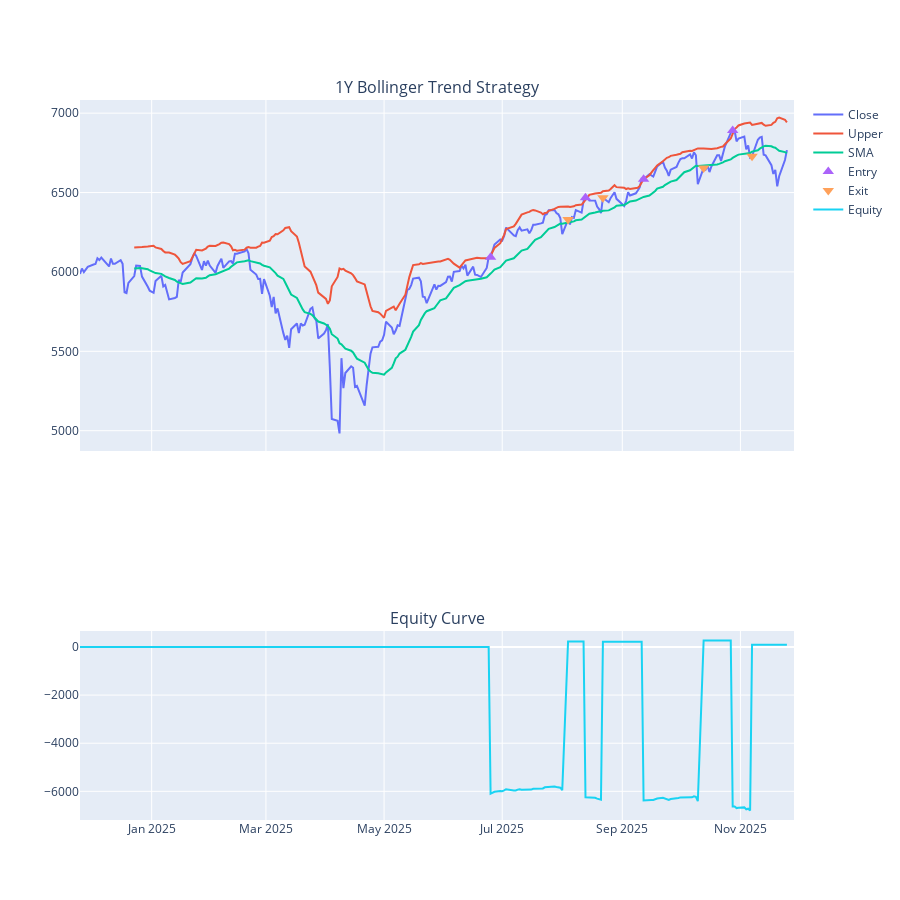
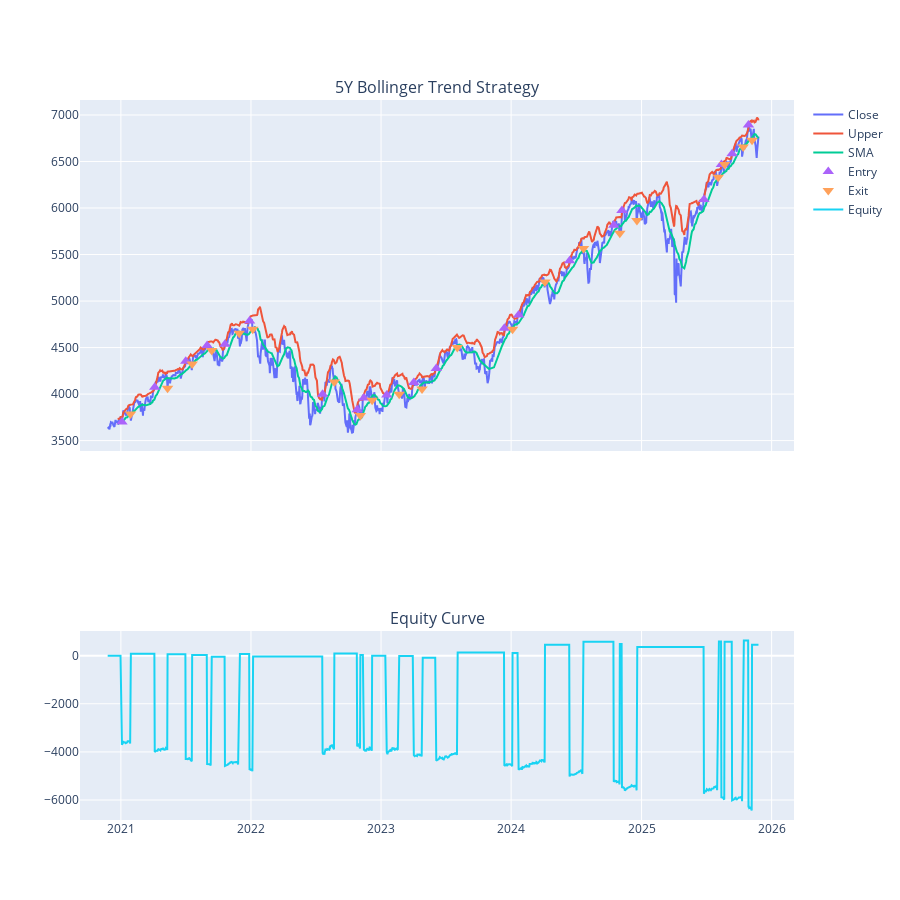
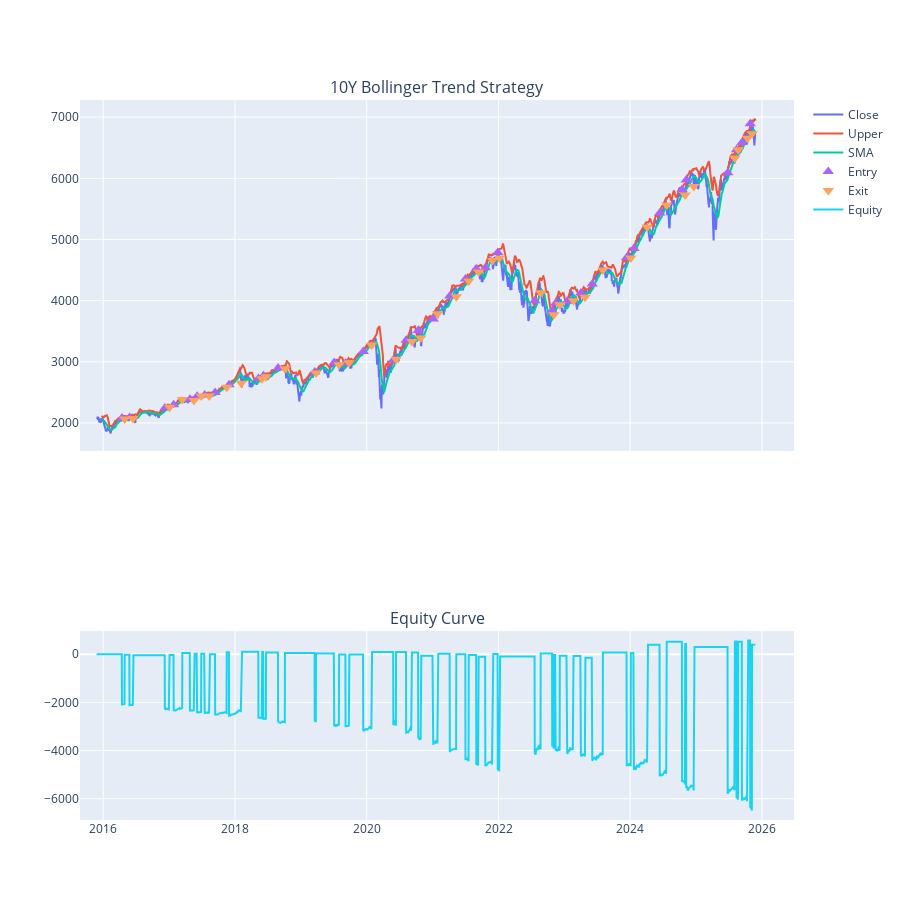

Notebook source saved alongside these figures, in order:
### Code cell
import pandas as pd
import numpy as np
import plotly.graph_objects as go
from plotly.subplots import make_subplots
import math

# ---------- PARAMETERS ----------
BB_WINDOW = 20
BB_STD_MULT = 2.0
position_size = 1
commission_pct = 0.001          # 0.1% per trade
risk_free_rate = 0.0
trading_days_per_year = 252

# ---------- UTILITIES ----------
def compute_bollinger(df, window=20, std_mult=2.0):
    df = df.copy()
    df['sma'] = df['close_price'].rolling(window).mean()
    df['std'] = df['close_price'].rolling(window).std()
    df['upper'] = df['sma'] + std_mult * df['std']
    df['lower'] = df['sma'] - std_mult * df['std']
    return df

def get_execution_price(df, idx):
    if 'open' in df.columns and not pd.isna(df.loc[idx, 'open']):
        return df.loc[idx, 'open']
    else:
        return df.loc[idx, 'close_price']

# ---------- STRATEGY C SIGNALS ----------
def generate_signals_trend(df):
    df = df.copy().reset_index(drop=True)
    
    # Trend breakout: price > upper band
    df['breakout'] = df['close_price'] > df['upper']
    
    # Trend weakening: price < SMA
    df['exit_cond'] = df['close_price'] < df['sma']
    
    df['signal'] = 0
    df.loc[df['breakout'], 'signal'] = 1    # entry
    df.loc[df['exit_cond'], 'signal'] = -1  # exit
    
    # shift so signals execute next bar
    df['exec_signal'] = df['signal'].shift(1).fillna(0).astype(int)
    return df

# ---------- BACKTEST ENGINE ----------
def backtest_trend(df):
    df = df.copy().reset_index(drop=True)
    df = compute_bollinger(df)
    df = generate_signals_trend(df)

    position = 0
    entry_price = np.nan
    cash = 0.0
    equity = []
    trades = []
    
    df['trade_price'] = np.nan
    df['trade_type'] = None
    df['position'] = 0
    df['equity'] = 0.0
    df['cash'] = 0.0
    df['pnl'] = 0.0

    for i in range(len(df)):
        sig = int(df.loc[i, 'exec_signal'])

        # ENTRY
        if sig == 1 and position == 0:
            price = get_execution_price(df, i)
            comm = commission_pct * price * position_size
            cash -= price * position_size + comm
            entry_price = price
            position = 1
            
            df.loc[i, 'trade_type'] = 'entry'
            df.loc[i, 'trade_price'] = price

            trades.append({
                'type': 'entry',
                'index': i,
                'date': df.loc[i, 'date'],
                'price': price,
                'commission': comm
            })

        # EXIT
        elif sig == -1 and position == 1:
            price = get_execution_price(df, i)
            comm = commission_pct * price * position_size
            
            gross_pnl = (price - entry_price) * position_size
            realized = gross_pnl - comm
            
            cash += price * position_size - comm
            position = 0
            
            df.loc[i, 'trade_type'] = 'exit'
            df.loc[i, 'trade_price'] = price
            df.loc[i, 'pnl'] = realized

            trades.append({
                'type': 'exit',
                'index': i,
                'date': df.loc[i, 'date'],
                'price': price,
                'commission': comm,
                'realized_pnl': realized,
                'entry_price': entry_price
            })
            entry_price = np.nan

        # Position tracking
        df.loc[i, 'position'] = position
        if position == 1:
            current_price = df.loc[i, 'close_price']
            unrealized = (current_price - entry_price) * position_size
        else:
            unrealized = 0

        equity_val = cash + unrealized
        df.loc[i, 'equity'] = equity_val
        df.loc[i, 'cash'] = cash
        equity.append(equity_val)

    # --------------------------
    # Aggregate trades into pairs
    paired = []
    entry = None
    for t in trades:
        if t['type'] == 'entry':
            entry = t
        elif t['type'] == 'exit' and entry is not None:
            paired.append({
                'entry_date': entry['date'],
                'entry_price': entry['price'],
                'exit_date': t['date'],
                'exit_price': t['price'],
                'pnl': t['realized_pnl']
            })
            entry = None

    trades_df = pd.DataFrame(paired)

    # --------------------------
    # Performance metrics
    pv = df['equity'].copy()
    if pv.iloc[0] <= 0:
        pv += abs(pv.iloc[0]) + 1
    daily = pv.pct_change().fillna(0)

    total_return = pv.iloc[-1] / pv.iloc[0] - 1
    years = (df['date'].iloc[-1] - df['date'].iloc[0]).days / 365.25
    CAGR = (pv.iloc[-1] / pv.iloc[0]) ** (1 / years) - 1 if years > 0 else np.nan
    ann_vol = daily.std() * np.sqrt(trading_days_per_year)
    sharpe = (daily.mean() * trading_days_per_year) / ann_vol if ann_vol > 0 else np.nan
    max_dd = (pv - pv.cummax()) / pv.cummax()
    max_dd = max_dd.min()

    win_rate = (trades_df['pnl'] > 0).mean() if len(trades_df) else np.nan
    profit_factor = (
        trades_df[trades_df['pnl'] > 0]['pnl'].sum() /
        abs(trades_df[trades_df['pnl'] <= 0]['pnl'].sum())
        if np.any(trades_df['pnl'] <= 0) else np.nan
    )

    metrics = {
        'total_return': total_return,
        'CAGR': CAGR,
        'sharpe': sharpe,
        'max_drawdown': max_dd,
        'num_trades': len(trades_df),
        'win_rate': win_rate,
        'profit_factor': profit_factor,
    }

    return {'df': df, 'trades': trades_df, 'metrics': metrics}

# ---------- PLOTTING ----------
def plot_backtest_trend(result, title="Trend BB Backtest"):
    df = result['df']
    trades = result['trades']

    fig = make_subplots(rows=2, cols=1, shared_xaxes=True,
                        row_heights=[0.65, 0.35],
                        subplot_titles=(title, "Equity Curve"))

    fig.add_trace(go.Scatter(x=df['date'], y=df['close_price'], name="Close", mode='lines'), row=1, col=1)
    fig.add_trace(go.Scatter(x=df['date'], y=df['upper'], name="Upper", mode='lines'), row=1, col=1)
    fig.add_trace(go.Scatter(x=df['date'], y=df['sma'], name="SMA", mode='lines'), row=1, col=1)

    # markers
    fig.add_trace(go.Scatter(
        x=trades['entry_date'], y=trades['entry_price'],
        mode='markers', marker=dict(symbol='triangle-up', size=10),
        name="Entry"
    ), row=1, col=1)

    fig.add_trace(go.Scatter(
        x=trades['exit_date'], y=trades['exit_price'],
        mode='markers', marker=dict(symbol='triangle-down', size=10),
        name="Exit"
    ), row=1, col=1)

    fig.add_trace(go.Scatter(x=df['date'], y=df['equity'], name="Equity", mode='lines'), row=2, col=1)

    fig.update_layout(height=900)
    fig.show()

    print("\n=== PERFORMANCE METRICS ===")
    for k, v in result['metrics'].items():
        print(f"{k}: {v:.6f}" if isinstance(v, float) else f"{k}: {v}")

    print("\n=== TRADES ===")
    display(trades)

# ---------- RUN ON YOUR 1Y / 5Y / 10Y DATA ----------
def run_trend_backtests(df_sp500):
    end = df_sp500['date'].max()
    one_year = df_sp500[df_sp500['date'] >= end - pd.DateOffset(years=1)].copy().reset_index(drop=True)
    five_year = df_sp500[df_sp500['date'] >= end - pd.DateOffset(years=5)].copy().reset_index(drop=True)
    ten_year = df_sp500.copy().reset_index(drop=True)

    results = {}
    for label, df in [('1Y', one_year), ('5Y', five_year), ('10Y', ten_year)]:
        print(f"\n\n--- Running Trend Breakout Backtest: {label} ---")
        result = backtest_trend(df)
        plot_backtest_trend(result, title=f"{label} Bollinger Trend Strategy")
        results[label] = result

    return results

# RUN:
results_trend = run_trend_backtests(df_sp500)

### Figure 1 — Plotly figure (JSON) as saved in the notebook; plotly's stock layout.template omitted (floating-point values rounded to 4 significant figures; data arrays with more than 128 entries replaced by an {"elided": "..."} marker saying what was removed)
{"data": [{"mode": "lines", "name": "Close", "type": "scatter", "x": {"elided": "251 str values"}, "xaxis": "x", "y": {"elided": "251 float values"}, "yaxis": "y"}, {"mode": "lines", "name": "Upper", "type": "scatter", "x": {"elided": "251 str values"}, "xaxis": "x", "y": {"elided": "251 float values"}, "yaxis": "y"}, {"mode": "lines", "name": "SMA", "type": "scatter", "x": {"elided": "251 str values"}, "xaxis": "x", "y": {"elided": "251 float values"}, "yaxis": "y"}, {"marker": {"size": 10, "symbol": "triangle-up"}, "mode": "markers", "name": "Entry", "type": "scatter", "x": ["2025-06-25T00:00:00.000000000", "2025-08-13T00:00:00.000000000", "2025-09-12T00:00:00.000000000", "2025-10-28T00:00:00.000000000"], "xaxis": "x", "y": [6092.0, 6467.0, 6584.0, 6891.0], "yaxis": "y"}, {"marker": {"size": 10, "symbol": "triangle-down"}, "mode": "markers", "name": "Exit", "type": "scatter", "x": ["2025-08-04T00:00:00.000000000", "2025-08-22T00:00:00.000000000", "2025-10-13T00:00:00.000000000", "2025-11-07T00:00:00.000000000"], "xaxis": "x", "y": [6330.0, 6467.0, 6655.0, 6729.0], "yaxis": "y"}, {"mode": "lines", "name": "Equity", "type": "scatter", "x": {"elided": "251 str values"}, "xaxis": "x2", "y": {"elided": "251 float values"}, "yaxis": "y2"}], "layout": {"annotations": [{"font": {"size": 16}, "showarrow": false, "text": "1Y Bollinger Trend Strategy", "x": 0.5, "xanchor": "center", "xref": "paper", "y": 1, "yanchor": "bottom", "yref": "paper"}, {"font": {"size": 16}, "showarrow": false, "text": "Equity Curve", "x": 0.5, "xanchor": "center", "xref": "paper", "y": 0.2625, "yanchor": "bottom", "yref": "paper"}], "height": 900, "xaxis": {"anchor": "y", "domain": [0, 1], "matches": "x2", "showticklabels": false}, "xaxis2": {"anchor": "y2", "domain": [0, 1]}, "yaxis": {"anchor": "x", "domain": [0.5125, 1]}, "yaxis2": {"anchor": "x2", "domain": [0, 0.2625]}}}

### Figure 2 — Plotly figure (JSON) as saved in the notebook; plotly's stock layout.template omitted (floating-point values rounded to 4 significant figures; data arrays with more than 128 entries replaced by an {"elided": "..."} marker saying what was removed)
{"data": [{"mode": "lines", "name": "Close", "type": "scatter", "x": {"elided": "1256 str values"}, "xaxis": "x", "y": {"elided": "1256 float values"}, "yaxis": "y"}, {"mode": "lines", "name": "Upper", "type": "scatter", "x": {"elided": "1256 str values"}, "xaxis": "x", "y": {"elided": "1256 float values"}, "yaxis": "y"}, {"mode": "lines", "name": "SMA", "type": "scatter", "x": {"elided": "1256 str values"}, "xaxis": "x", "y": {"elided": "1256 float values"}, "yaxis": "y"}, {"marker": {"size": 10, "symbol": "triangle-up"}, "mode": "markers", "name": "Entry", "type": "scatter", "x": ["2021-01-04T00:00:00.000000000", "2021-04-06T00:00:00.000000000", "2021-07-02T00:00:00.000000000", "2021-08-31T00:00:00.000000000", "2021-10-20T00:00:00.000000000", "2021-12-28T00:00:00.000000000", "2022-07-21T00:00:00.000000000", "2022-10-26T00:00:00.000000000", "2022-11-14T00:00:00.000000000", "2023-01-17T00:00:00.000000000", "2023-04-03T00:00:00.000000000", "2023-06-05T00:00:00.000000000", "2023-12-13T00:00:00.000000000", "2024-01-22T00:00:00.000000000", "2024-06-13T00:00:00.000000000", "2024-10-15T00:00:00.000000000", "2024-11-07T00:00:00.000000000", "2025-06-25T00:00:00.000000000", "2025-08-13T00:00:00.000000000", "2025-09-12T00:00:00.000000000", "2025-10-28T00:00:00.000000000"], "xaxis": "x", "y": [3701.0, 4074.0, 4352.0, 4523.0, 4536.0, 4786.0, 3999.0, 3831.0, 3957.0, 3991.0, 4125.0, 4274.0, 4707.0, 4850.0, 5434.0, 5815.0, 5973.0, 6092.0, 6467.0, 6584.0, 6891.0], "yaxis": "y"}, {"marker": {"size": 10, "symbol": "triangle-down"}, "mode": "markers", "name": "Exit", "type": "scatter", "x": ["2021-01-28T00:00:00.000000000", "2021-05-12T00:00:00.000000000", "2021-07-20T00:00:00.000000000", "2021-09-13T00:00:00.000000000", "2021-11-29T00:00:00.000000000", "2022-01-06T00:00:00.000000000", "2022-08-23T00:00:00.000000000", "2022-11-04T00:00:00.000000000", "2022-12-07T00:00:00.000000000", "2023-02-21T00:00:00.000000000", "2023-04-26T00:00:00.000000000", "2023-08-03T00:00:00.000000000", "2024-01-05T00:00:00.000000000", "2024-04-05T00:00:00.000000000", "2024-07-22T00:00:00.000000000", "2024-11-01T00:00:00.000000000", "2024-12-19T00:00:00.000000000", "2025-08-04T00:00:00.000000000", "2025-08-22T00:00:00.000000000", "2025-10-13T00:00:00.000000000", "2025-11-07T00:00:00.000000000"], "xaxis": "x", "y": [3787.0, 4063.0, 4323.0, 4469.0, 4655.0, 4696.0, 4129.0, 3771.0, 3934.0, 3997.0, 4056.0, 4502.0, 4697.0, 5204.0, 5564.0, 5729.0, 5867.0, 6330.0, 6467.0, 6655.0, 6729.0], "yaxis": "y"}, {"mode": "lines", "name": "Equity", "type": "scatter", "x": {"elided": "1256 str values"}, "xaxis": "x2", "y": {"elided": "1256 float values"}, "yaxis": "y2"}], "layout": {"annotations": [{"font": {"size": 16}, "showarrow": false, "text": "5Y Bollinger Trend Strategy", "x": 0.5, "xanchor": "center", "xref": "paper", "y": 1, "yanchor": "bottom", "yref": "paper"}, {"font": {"size": 16}, "showarrow": false, "text": "Equity Curve", "x": 0.5, "xanchor": "center", "xref": "paper", "y": 0.2625, "yanchor": "bottom", "yref": "paper"}], "height": 900, "xaxis": {"anchor": "y", "domain": [0, 1], "matches": "x2", "showticklabels": false}, "xaxis2": {"anchor": "y2", "domain": [0, 1]}, "yaxis": {"anchor": "x", "domain": [0.5125, 1]}, "yaxis2": {"anchor": "x2", "domain": [0, 0.2625]}}}

### Figure 3 — Plotly figure (JSON) as saved in the notebook; plotly's stock layout.template omitted (floating-point values rounded to 4 significant figures; data arrays with more than 128 entries replaced by an {"elided": "..."} marker saying what was removed)
{"data": [{"mode": "lines", "name": "Close", "type": "scatter", "x": {"elided": "2515 str values"}, "xaxis": "x", "y": {"elided": "2515 float values"}, "yaxis": "y"}, {"mode": "lines", "name": "Upper", "type": "scatter", "x": {"elided": "2515 str values"}, "xaxis": "x", "y": {"elided": "2515 float values"}, "yaxis": "y"}, {"mode": "lines", "name": "SMA", "type": "scatter", "x": {"elided": "2515 str values"}, "xaxis": "x", "y": {"elided": "2515 float values"}, "yaxis": "y"}, {"marker": {"size": 10, "symbol": "triangle-up"}, "mode": "markers", "name": "Entry", "type": "scatter", "x": ["2016-04-14T00:00:00.000000000", "2016-05-26T00:00:00.000000000", "2016-12-08T00:00:00.000000000", "2017-01-26T00:00:00.000000000", "2017-04-26T00:00:00.000000000", "2017-06-05T00:00:00.000000000", "2017-07-17T00:00:00.000000000", "2017-09-13T00:00:00.000000000", "2017-11-29T00:00:00.000000000", "2018-05-11T00:00:00.000000000", "2018-06-07T00:00:00.000000000", "2018-08-28T00:00:00.000000000", "2019-03-19T00:00:00.000000000", "2019-07-05T00:00:00.000000000", "2019-09-06T00:00:00.000000000", "2019-12-13T00:00:00.000000000", "2020-05-28T00:00:00.000000000", "2020-08-07T00:00:00.000000000", "2020-10-13T00:00:00.000000000", "2021-01-04T00:00:00.000000000", "2021-04-06T00:00:00.000000000", "2021-07-02T00:00:00.000000000", "2021-08-31T00:00:00.000000000", "2021-10-20T00:00:00.000000000", "2021-12-28T00:00:00.000000000", "2022-07-21T00:00:00.000000000", "2022-10-26T00:00:00.000000000", "2022-11-14T00:00:00.000000000", "2023-01-17T00:00:00.000000000", "2023-04-03T00:00:00.000000000", "2023-06-05T00:00:00.000000000", "2023-12-13T00:00:00.000000000", "2024-01-22T00:00:00.000000000", "2024-06-13T00:00:00.000000000", "2024-10-15T00:00:00.000000000", "2024-11-07T00:00:00.000000000", "2025-06-25T00:00:00.000000000", "2025-08-13T00:00:00.000000000", "2025-09-12T00:00:00.000000000", "2025-10-28T00:00:00.000000000"], "xaxis": "x", "y": [2083.0, 2090.0, 2246.0, 2297.0, 2387.0, 2436.0, 2459.0, 2498.0, 2626.0, 2728.0, 2770.0, 2898.0, 2833.0, 2990.0, 2979.0, 3169.0, 3030.0, 3351.0, 3512.0, 3701.0, 4074.0, 4352.0, 4523.0, 4536.0, 4786.0, 3999.0, 3831.0, 3957.0, 3991.0, 4125.0, 4274.0, 4707.0, 4850.0, 5434.0, 5815.0, 5973.0, 6092.0, 6467.0, 6584.0, 6891.0], "yaxis": "y"}, {"marker": {"size": 10, "symbol": "triangle-down"}, "mode": "markers", "name": "Exit", "type": "scatter", "x": ["2016-04-29T00:00:00.000000000", "2016-06-14T00:00:00.000000000", "2017-01-03T00:00:00.000000000", "2017-03-15T00:00:00.000000000", "2017-05-18T00:00:00.000000000", "2017-06-28T00:00:00.000000000", "2017-08-11T00:00:00.000000000", "2017-11-16T00:00:00.000000000", "2018-02-05T00:00:00.000000000", "2018-05-30T00:00:00.000000000", "2018-06-22T00:00:00.000000000", "2018-10-05T00:00:00.000000000", "2019-03-26T00:00:00.000000000", "2019-08-01T00:00:00.000000000", "2019-09-25T00:00:00.000000000", "2020-01-28T00:00:00.000000000", "2020-06-12T00:00:00.000000000", "2020-09-08T00:00:00.000000000", "2020-10-27T00:00:00.000000000", "2021-01-28T00:00:00.000000000", "2021-05-12T00:00:00.000000000", "2021-07-20T00:00:00.000000000", "2021-09-13T00:00:00.000000000", "2021-11-29T00:00:00.000000000", "2022-01-06T00:00:00.000000000", "2022-08-23T00:00:00.000000000", "2022-11-04T00:00:00.000000000", "2022-12-07T00:00:00.000000000", "2023-02-21T00:00:00.000000000", "2023-04-26T00:00:00.000000000", "2023-08-03T00:00:00.000000000", "2024-01-05T00:00:00.000000000", "2024-04-05T00:00:00.000000000", "2024-07-22T00:00:00.000000000", "2024-11-01T00:00:00.000000000", "2024-12-19T00:00:00.000000000", "2025-08-04T00:00:00.000000000", "2025-08-22T00:00:00.000000000", "2025-10-13T00:00:00.000000000", "2025-11-07T00:00:00.000000000"], "xaxis": "x", "y": [2065.0, 2075.0, 2258.0, 2385.0, 2366.0, 2441.0, 2441.0, 2586.0, 2649.0, 2724.0, 2755.0, 2886.0, 2818.0, 2954.0, 2985.0, 3276.0, 3041.0, 3332.0, 3391.0, 3787.0, 4063.0, 4323.0, 4469.0, 4655.0, 4696.0, 4129.0, 3771.0, 3934.0, 3997.0, 4056.0, 4502.0, 4697.0, 5204.0, 5564.0, 5729.0, 5867.0, 6330.0, 6467.0, 6655.0, 6729.0], "yaxis": "y"}, {"mode": "lines", "name": "Equity", "type": "scatter", "x": {"elided": "2515 str values"}, "xaxis": "x2", "y": {"elided": "2515 float values"}, "yaxis": "y2"}], "layout": {"annotations": [{"font": {"size": 16}, "showarrow": false, "text": "10Y Bollinger Trend Strategy", "x": 0.5, "xanchor": "center", "xref": "paper", "y": 1, "yanchor": "bottom", "yref": "paper"}, {"font": {"size": 16}, "showarrow": false, "text": "Equity Curve", "x": 0.5, "xanchor": "center", "xref": "paper", "y": 0.2625, "yanchor": "bottom", "yref": "paper"}], "height": 900, "xaxis": {"anchor": "y", "domain": [0, 1], "matches": "x2", "showticklabels": false}, "xaxis2": {"anchor": "y2", "domain": [0, 1]}, "yaxis": {"anchor": "x", "domain": [0.5125, 1]}, "yaxis2": {"anchor": "x2", "domain": [0, 0.2625]}}}
